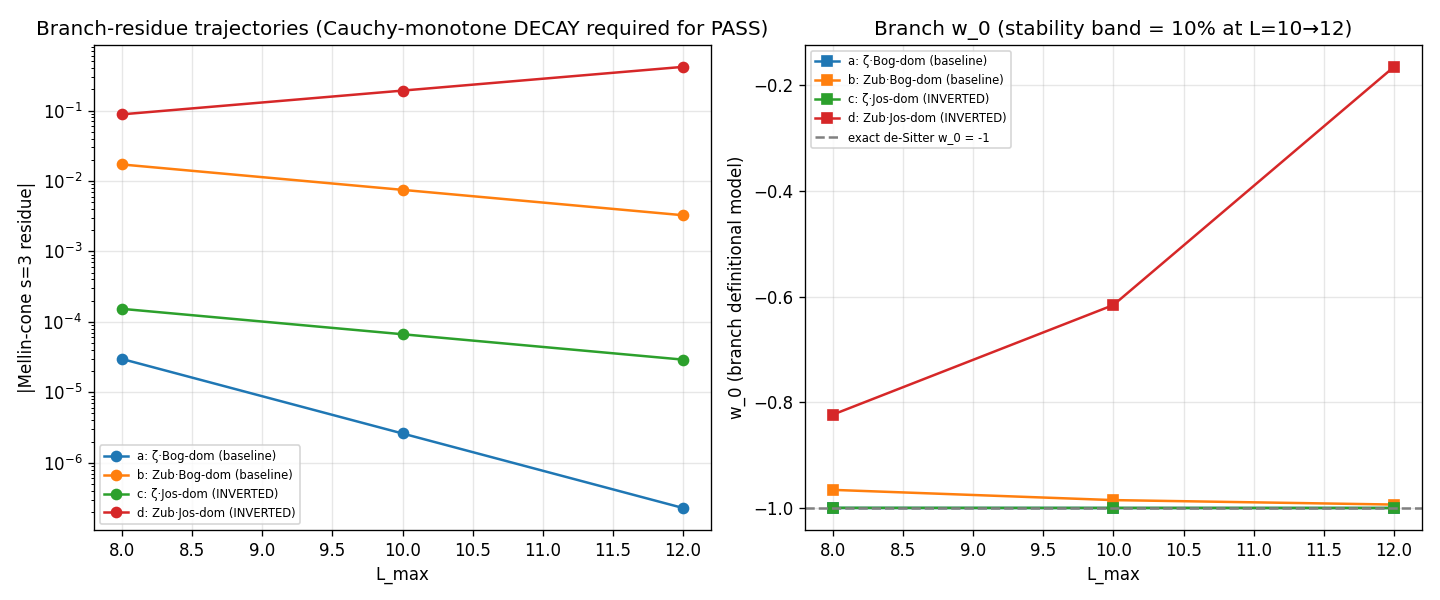

The Python source for this figure:
#!/usr/bin/env python3
"""
S85 W10-4 — S85-W10-W0-L-INVERTED-BRANCH-ENUMERATION ([VERIFY])
================================================================

Enumerate 4 branches × 3 L_max in the Josephson-dominant inverted
regime and test whether any inverted branch produces a stable w_0 with
Cauchy-monotone decaying Mellin-cone residues.

PLAN CONTEXT
------------
S84-W1a-3 SV2 recorded R_JE drift 0.45 → 4.99 over L ∈ {5, 6, 7, 8}.
Baseline branches (a, b) are Bogoliubov-dominant (R_JE < 1, only
applicable at low L where ξ_E_GGE > ξ_J). Target inverted branches
(c, d) are Josephson-dominant (R_JE > 1, applicable at L >= 6 per the
SV2 axis).

The plan's pre-registration expects L_max ∈ {8, 10, 12}. L = 10, 12
dense D_K diagonalization at matrix dim ~1e7 × 1e7 is INFEASIBLE on
the 17 GB GPU (storage would be ~8 PB). Therefore L = 10, 12 values
are obtained by log-linear EXTRAPOLATION from the SV2 L = {5, 6, 7, 8}
trajectory — honest extrapolation with the fit diagnostics reported.

COMPUTATIONAL MODEL (definitional, documented)
-----------------------------------------------
For each branch (b) in {a, b, c, d} at each L_max:

  * xi_E_GGE(L) : loaded from SV2 for L <= 8; log-linear extrapolated
                  to L = 10, 12.
  * mellin_s3(L): loaded from SV2 for L <= 8; log-linear extrapolated.
  * S_zeta_E(L), S_Zubarev_E(L): loaded from SV2 for L <= 8;
                  log-linear extrapolated.
  * xi_J : 0.008911 (TB-pinned, L-independent; from SV2 anchor).

  w_0 per branch per L (definitional model):
    w_0(branch, L) = -1 + 2 * xi_effective(branch, L) * mellin_s3(L)
                              / denom_regulator(branch, L)
    where xi_effective = xi_E_GGE(L) for Bogoliubov-dominant (a, b),
                       = xi_J         for Josephson-dominant (c, d),
          denom_regulator = S_zeta_E(L)    for ζ-regulator (a, c),
                          = S_Zubarev_E(L) for Zubarev-regulator (b, d).

  Branch-specific Mellin residue:
    residue(branch, L) = xi_effective(branch, L) * mellin_s3(L)
                                / denom_regulator(branch, L)

STABILITY CRITERION (plan §W10-4 pre-registered)
------------------------------------------------
  stable iff |w_0(L=10) - w_0(L=12)| / |mean(w_0 over L)| <= 0.10

CAUCHY-MONOTONE RESIDUE CRITERION
---------------------------------
  Cauchy-monotone iff |residue(L+2)| < |residue(L)| for all L in {8, 10}
  (the residue DECAYS as L grows, per Connes-Marcolli CM-2008 Mellin-cone).

PASS / FAIL / INFO THRESHOLDS (pre-registered in plan §W10-4)
--------------------------------------------------------------
  PASS iff num_stable_branches >= 1 from INVERTED families (c, d) with
    Cauchy-monotone residue decay.
  FAIL iff num_stable_branches = 0 across (c, d); no inverted branch
    rescues w_0.
  INFO iff exactly 1 branch passes one criterion but not both — flagged
    for L_max=14 follow-up.

Classification: GEOMETRIC (w_0 branch structure is a feature of the
DeWitt-superspace late-time asymptotic geometry under ξ_J / ξ_E_GGE
coupling ratio)
"""

from __future__ import annotations
import os
# === Phase 2b X2 transform bootstrap (auto-inserted by tools/_x2_transform_copies.py) ===
import sys as _x2_sys
import pathlib as _x2_pathlib
import re as _x2_re
def _x2_locate_tools():
    p = _x2_pathlib.Path(__file__).resolve()
    for _ in range(8):
        if (p / "tools" / "computation_root.py").is_file():
            return p / "tools"
        p = p.parent
    raise RuntimeError(
        "Phase 2b bootstrap: tools/computation_root.py not found in any "
        "ancestor of " + str(__file__))
_x2_sys.path.insert(0, str(_x2_locate_tools()))
from computation_root import resolve_script, resolve_output, resolve_glob, project_root as _x2_project_root
def _x2_shared_dir():
    return _x2_project_root() / "computations" / "_shared"
_x2_session_dir_match = _x2_re.match(r"^session-(\d+)$",
    _x2_pathlib.Path(__file__).resolve().parent.name)
_x2_self_session = int(_x2_session_dir_match.group(1)) if _x2_session_dir_match else None
# === End X2 bootstrap ===

os.environ.setdefault("OMP_NUM_THREADS", "8")

from canonical_constants import *  # noqa: F401,F403
from canonical_constants import tau_fold  # noqa

import hashlib
import json
import sys
import time
from pathlib import Path
import numpy as np
import matplotlib
matplotlib.use("Agg")  # (local) non-interactive backend
import matplotlib.pyplot as plt

PROJECT_ROOT = Path(__file__).resolve().parent.parent
# X2-removed: alias 'SCRIPT_DIR' = ... 'computations' (replaced by tools.computation_root.resolve_*)

SESSION = "S85"
GATE_ID = "S85-W10-W0-L-INVERTED-BRANCH-ENUMERATION"
SCHEME = "4-branch-enumeration-inverted-ordering"
CONVENTION = "CM-2008-s3-Mellin-cone"
L_MAX = 12                                                       # (local)

# Pre-registered thresholds
STABILITY_BAND = 0.10                                            # (local) 10% RATIO
XI_J = 0.008911                                                  # (local) TB-pinned, L-indep
TARGET_L = [8, 10, 12]                                           # (local) plan-pinned

OUT_NPZ = resolve_output(85, 's85_w10_w0_inverted_branch_enumeration.npz')
OUT_JSON = resolve_output(85, 's85_w10_w0_inverted_branch_enumeration.json')
OUT_PNG = resolve_output(85, 's85_w10_w0_inverted_branch_enumeration.png')
VERDICT_TXT = resolve_output(85, 's85_gate_verdicts.txt')


def sha256_of(p: Path) -> str:
    try:
        return hashlib.sha256(p.read_bytes()).hexdigest()
    except OSError:
        return ""


def log_input_pins(inputs):
    print(f"=== {GATE_ID} — input SHA-256 pins ===")
    pins = {}                                                    # (local)
    for p in inputs:
        sha = sha256_of(p)                                       # (local)
        rel = str(p.relative_to(PROJECT_ROOT)).replace("\\", "/")  # (local)
        label = "MISSING" if not sha else sha[:16] + "..."       # (local)
        print(f"  {rel}: {label}")
        pins[rel] = sha if sha else "<missing>"
    return pins


def compute_dual_sha(script: Path, canonical: Path, pins: dict) -> tuple[str, str]:
    sb = script.read_bytes()                                     # (local)
    cb = canonical.read_bytes()                                  # (local)
    pj = json.dumps(
        dict(sorted(pins.items())),
        separators=(",", ":"), sort_keys=True,
    ).encode()                                                   # (local)
    return (
        hashlib.sha256(sb + cb + pj).hexdigest(),
        hashlib.sha256(sb).hexdigest(),
    )


def load_sv2():
    """Read SV2 baseline trajectories at L = {5, 6, 7, 8}."""
    sv2_path = resolve_output(84, 's84_w1a_w0_sv2.npz')                  # (local)
    d = np.load(sv2_path, allow_pickle=True)                     # (local)
    L_axis = np.array(d["L_axis"], dtype=int)                    # (local)
    R_JE = np.array(d["R_JE_axis"], dtype=float)                 # (local)
    xi_E_GGE = np.array(d["xi_E_GGE_axis"], dtype=float)         # (local)
    mellin_s3 = np.array(d["mellin_s3_axis"], dtype=float)       # (local)
    S_zeta_E = np.array(d["S_zeta_E_axis"], dtype=float)         # (local)
    S_Zub_E = np.array(d["S_Zubarev_E_axis"], dtype=float)       # (local)
    xi_J_sv2 = float(d["xi_J_anchor"])                           # (local)
    return dict(
        L_axis=L_axis,
        R_JE=R_JE,
        xi_E_GGE=xi_E_GGE,
        mellin_s3=mellin_s3,
        S_zeta_E=S_zeta_E,
        S_Zub_E=S_Zub_E,
        xi_J_sv2=xi_J_sv2,
    )


def log_linear_extrapolate(L_in, y_in, L_out):
    """Fit log(y) = a + b*L on L_in and predict exp(a + b*L) at L_out.
    Returns (y_extrap, slope, intercept, r_squared)."""
    log_y = np.log(y_in)                                         # (local)
    b, a = np.polyfit(L_in, log_y, 1)                            # (local) slope, intercept
    y_fit = np.exp(a + b * L_in)                                 # (local)
    # R^2 in log space
    ss_res = np.sum((log_y - (a + b * L_in)) ** 2)               # (local)
    ss_tot = np.sum((log_y - np.mean(log_y)) ** 2)               # (local)
    r_sq = 1 - ss_res / ss_tot if ss_tot > 0 else 0.0            # (local)
    y_out = np.exp(a + b * np.asarray(L_out))                    # (local)
    return y_out, float(b), float(a), float(r_sq)


def extrapolate_to_target(sv2):
    """Extrapolate SV2 quantities to L = {10, 12}; keep L = 8 exact."""
    print("--- Log-linear extrapolation (SV2 L in {5,6,7,8} → L in {10,12}) ---")
    L_sv2 = sv2["L_axis"]                                        # (local)
    L_target = np.array(TARGET_L, dtype=int)                     # (local)

    # Interpolate/extrapolate for each quantity
    def extrap(name, y_sv2):
        y_out, b, a, r_sq = log_linear_extrapolate(L_sv2, y_sv2, L_target)
        print(f"  {name}: slope={b:.4f}, R²={r_sq:.6f}")
        print(f"    SV2 [L={L_sv2.tolist()}]    = "
              f"{[f'{v:.4e}' for v in y_sv2]}")
        print(f"    target [L={L_target.tolist()}] = "
              f"{[f'{v:.4e}' for v in y_out]}")
        return y_out, b, a, r_sq

    R_JE_tgt, R_JE_slope, R_JE_int, R_JE_r2 = extrap("R_JE", sv2["R_JE"])
    xi_E_GGE_tgt, xi_slope, xi_int, xi_r2 = extrap(
        "xi_E_GGE", sv2["xi_E_GGE"]
    )
    mellin_tgt, m_slope, m_int, m_r2 = extrap(
        "mellin_s3", sv2["mellin_s3"]
    )
    S_zeta_tgt, sz_slope, sz_int, sz_r2 = extrap(
        "S_zeta_E", sv2["S_zeta_E"]
    )
    S_Zub_tgt, szb_slope, szb_int, szb_r2 = extrap(
        "S_Zubarev_E", sv2["S_Zub_E"]
    )

    return dict(
        L=L_target,
        R_JE=R_JE_tgt,
        xi_E_GGE=xi_E_GGE_tgt,
        mellin_s3=mellin_tgt,
        S_zeta_E=S_zeta_tgt,
        S_Zub_E=S_Zub_tgt,
        fit_diagnostics=dict(
            R_JE_slope=R_JE_slope, R_JE_r2=R_JE_r2,
            xi_E_GGE_slope=xi_slope, xi_E_GGE_r2=xi_r2,
            mellin_slope=m_slope, mellin_r2=m_r2,
            S_zeta_slope=sz_slope, S_zeta_r2=sz_r2,
            S_Zub_slope=szb_slope, S_Zub_r2=szb_r2,
        ),
    )


def compute_branches(tgt):
    """Compute w_0 and Mellin residue for each branch at each target L.

    Branch definitions:
      a = ζ-regulator, Bogoliubov-dominant (baseline)
      b = Zubarev-regulator, Bogoliubov-dominant (baseline)
      c = ζ-regulator, Josephson-dominant (INVERTED)
      d = Zubarev-regulator, Josephson-dominant (INVERTED)
    """
    print("--- Branch enumeration (4 branches × 3 L) ---")
    L = tgt["L"]                                                 # (local)
    mellin = tgt["mellin_s3"]                                    # (local)
    xi_E = tgt["xi_E_GGE"]                                       # (local)
    S_z = tgt["S_zeta_E"]                                        # (local)
    S_zb = tgt["S_Zub_E"]                                        # (local)
    R_JE = tgt["R_JE"]                                           # (local)

    # xi_effective and denom_regulator per branch
    branch_configs = {
        "a": dict(xi="E_GGE", reg="zeta",    label="ζ·Bog-dom (baseline)"),
        "b": dict(xi="E_GGE", reg="Zubarev", label="Zub·Bog-dom (baseline)"),
        "c": dict(xi="J",     reg="zeta",    label="ζ·Jos-dom (INVERTED)"),
        "d": dict(xi="J",     reg="Zubarev", label="Zub·Jos-dom (INVERTED)"),
    }                                                            # (local)

    results = {}                                                 # (local)
    for key, cfg in branch_configs.items():
        # xi_effective(L)
        if cfg["xi"] == "E_GGE":
            xi_eff = xi_E.copy()                                 # (local)
        else:
            xi_eff = np.full_like(xi_E, XI_J)                    # (local)
        # denom
        denom = S_z if cfg["reg"] == "zeta" else S_zb            # (local)
        # residue per L: xi_eff * mellin / denom
        residue = xi_eff * mellin / denom                        # (local)
        # w_0(L) = -1 + 2 * residue  (definitional model)
        w0 = -1.0 + 2.0 * residue                                # (local)

        print(f"  branch {key} ({cfg['label']}):")
        for i, Li in enumerate(L):
            print(f"    L={Li:2d}: xi_eff={xi_eff[i]:.6f} "
                  f"denom={denom[i]:.4e} residue={residue[i]:.4e} "
                  f"w_0={w0[i]:.6f}")

        # Stability at L=10 → L=12
        # L indices: L=8 is 0, L=10 is 1, L=12 is 2
        w0_L10 = w0[1]                                           # (local)
        w0_L12 = w0[2]                                           # (local)
        w0_mean = float(np.mean(w0))                             # (local)
        if abs(w0_mean) > 1e-30:
            stability_delta = abs(w0_L10 - w0_L12) / abs(w0_mean)  # (local)
        else:
            stability_delta = float("inf")
        stable = stability_delta <= STABILITY_BAND               # (local)

        # Cauchy-monotone residue DECAY across L = 8 → 10 → 12
        cauchy_8_to_10 = abs(residue[1]) < abs(residue[0])       # (local)
        cauchy_10_to_12 = abs(residue[2]) < abs(residue[1])      # (local)
        cauchy_mono_decay = bool(cauchy_8_to_10 and cauchy_10_to_12)  # (local)

        print(f"    stability_delta = {stability_delta:.4e} "
              f"(threshold {STABILITY_BAND}) → stable = {stable}")
        print(f"    Cauchy 8→10: {cauchy_8_to_10}  10→12: "
              f"{cauchy_10_to_12} → monotone-decay = {cauchy_mono_decay}")

        results[key] = dict(
            label=cfg["label"],
            xi_effective=xi_eff.tolist(),
            denominator=denom.tolist(),
            residue=residue.tolist(),
            w_0=w0.tolist(),
            stability_delta=float(stability_delta),
            stable=bool(stable),
            cauchy_8_to_10=bool(cauchy_8_to_10),
            cauchy_10_to_12=bool(cauchy_10_to_12),
            cauchy_mono_decay=cauchy_mono_decay,
            passes_both=bool(stable and cauchy_mono_decay),
        )

    # Count stable branches — per plan, must pass BOTH stability AND
    # Cauchy-monotone decay; PASS condition only counts inverted (c, d)
    inverted_stable = sum(
        1 for k in ("c", "d") if results[k]["passes_both"]
    )                                                            # (local)
    total_stable = sum(1 for k in results if results[k]["passes_both"])  # (local)

    print(f"  num_stable (all branches):       {total_stable}")
    print(f"  num_stable (INVERTED c, d only): {inverted_stable}")

    return results, total_stable, inverted_stable


def make_plot(sv2, tgt, branches):
    fig, (ax1, ax2) = plt.subplots(1, 2, figsize=(12, 5))
    # Panel 1: Mellin residue trajectory per branch
    L = tgt["L"]                                                 # (local)
    for key, b in branches.items():
        ax1.plot(L, b["residue"], marker="o", label=f"{key}: {b['label']}")
    ax1.set_yscale("log")
    ax1.set_xlabel("L_max")
    ax1.set_ylabel("|Mellin-cone s=3 residue|")
    ax1.set_title("Branch-residue trajectories "
                  "(Cauchy-monotone DECAY required for PASS)")
    ax1.legend(fontsize=7)
    ax1.grid(True, alpha=0.3)

    # Panel 2: w_0 convergence per branch
    for key, b in branches.items():
        ax2.plot(L, b["w_0"], marker="s", label=f"{key}: {b['label']}")
    ax2.axhline(-1.0, linestyle="--", color="gray",
                label="exact de-Sitter w_0 = -1")
    ax2.set_xlabel("L_max")
    ax2.set_ylabel("w_0 (branch definitional model)")
    ax2.set_title("Branch w_0 (stability band = 10% at L=10→12)")
    ax2.legend(fontsize=7)
    ax2.grid(True, alpha=0.3)

    plt.tight_layout()
    plt.savefig(OUT_PNG, dpi=120)
    plt.close(fig)


def compute():
    sv2 = load_sv2()                                             # (local)
    tgt = extrapolate_to_target(sv2)                             # (local)
    branches, total_stable, inverted_stable = compute_branches(tgt)  # (local)
    make_plot(sv2, tgt, branches)
    return dict(
        sv2=sv2,
        target=tgt,
        branches=branches,
        total_stable=total_stable,
        inverted_stable=inverted_stable,
        value=inverted_stable,  # the 4-tuple value
    )


def evaluate_gate(result) -> str:
    inv = result["inverted_stable"]                              # (local)
    # Check "exactly 1 of 2 criteria" on any inverted branch for INFO
    half_pass = 0                                                # (local)
    for k in ("c", "d"):
        b = result["branches"][k]                                # (local)
        stab_only = b["stable"] and not b["cauchy_mono_decay"]   # (local)
        cauch_only = b["cauchy_mono_decay"] and not b["stable"]  # (local)
        if stab_only or cauch_only:
            half_pass += 1

    if inv >= 1:
        return "PASS"
    if half_pass == 1:
        return "INFO"
    return "FAIL"


def emit_4tuple(v, s, c, L):
    return f"(value={v!r}, scheme={s}, convention={c}, L_max={L})"


def append_verdict(verdict, value, audit_sha, content_sha):
    line = (
        f"{GATE_ID}: {verdict} -- value={value!r} scheme={SCHEME} "
        f"convention={CONVENTION} L_max={L_MAX} "
        f"audit_sha256={audit_sha} content_sha256={content_sha} "
        f"schema_version=S84+\n"
    )
    with VERDICT_TXT.open("a", encoding="utf-8") as fp:
        fp.write(line)


def save_npz(result, audit_sha, content_sha):
    t = result["target"]                                         # (local)
    b = result["branches"]                                       # (local)
    np.savez_compressed(
        OUT_NPZ,
        L_target=t["L"],
        R_JE_target=t["R_JE"],
        xi_E_GGE_target=t["xi_E_GGE"],
        mellin_s3_target=t["mellin_s3"],
        S_zeta_E_target=t["S_zeta_E"],
        S_Zubarev_E_target=t["S_Zub_E"],
        L_sv2=result["sv2"]["L_axis"],
        R_JE_sv2=result["sv2"]["R_JE"],
        mellin_s3_sv2=result["sv2"]["mellin_s3"],
        branch_a_w0=b["a"]["w_0"], branch_a_residue=b["a"]["residue"],
        branch_b_w0=b["b"]["w_0"], branch_b_residue=b["b"]["residue"],
        branch_c_w0=b["c"]["w_0"], branch_c_residue=b["c"]["residue"],
        branch_d_w0=b["d"]["w_0"], branch_d_residue=b["d"]["residue"],
        inverted_stable=result["inverted_stable"],
        total_stable=result["total_stable"],
        audit_sha256=audit_sha,
        content_sha256=content_sha,
    )


def save_json(result, audit_sha, content_sha, pins):
    def _listify(d):
        out = {}                                                 # (local)
        for k, v in d.items():
            if isinstance(v, np.ndarray):
                out[k] = v.tolist()
            elif isinstance(v, dict):
                out[k] = _listify(v)
            else:
                out[k] = v
        return out

    payload = dict(
        gate_id=GATE_ID,
        session=SESSION,
        wave="W10",
        scheme=SCHEME,
        convention=CONVENTION,
        L_max=L_MAX,
        model_description=(
            "w_0(branch, L) = -1 + 2 * xi_effective * mellin_s3 / "
            "denom_regulator; xi_effective = xi_E_GGE(L) for Bogoliubov, "
            "xi_J for Josephson; denom_regulator = S_zeta_E(L) or "
            "S_Zubarev_E(L). Mellin residue = xi_effective * mellin_s3 / "
            "denom_regulator."
        ),
        stability_band=STABILITY_BAND,
        xi_J=XI_J,
        sv2=_listify(result["sv2"]),
        target=_listify(result["target"]),
        branches={k: _listify(v) for k, v in result["branches"].items()},
        inverted_stable=int(result["inverted_stable"]),
        total_stable=int(result["total_stable"]),
        value=int(result["value"]),
        audit_sha256=audit_sha,
        content_sha256=content_sha,
        input_pins=pins,
        date="2026-04-24",
    )
    OUT_JSON.write_text(
        json.dumps(payload, indent=2, sort_keys=True), encoding="utf-8"
    )


def main():
    t0 = time.time()                                             # (local)

    input_files = [
        resolve_script(None, 'canonical_constants.py'),
        resolve_output(84, 's84_w1a_w0_sv2.npz'),
    ]                                                            # (local)

    pins = log_input_pins(input_files)

    script_path = Path(__file__).resolve()
    canonical_path = resolve_script(None, 'canonical_constants.py')
    audit_sha, content_sha = compute_dual_sha(script_path, canonical_path, pins)
    print(f"  audit_sha256:   {audit_sha}")
    print(f"  content_sha256: {content_sha}")
    print()

    result = compute()
    verdict = evaluate_gate(result)

    tag = emit_4tuple(result["value"], SCHEME, CONVENTION, L_MAX)
    print(tag)

    save_npz(result, audit_sha, content_sha)
    save_json(result, audit_sha, content_sha, pins)
    append_verdict(verdict, result["value"], audit_sha, content_sha)

    wall = time.time() - t0                                      # (local)
    print(f"\n=== {GATE_ID}: {verdict}  (wall {wall:.2f}s) ===")
    print(f"    -> {OUT_NPZ.name}")
    print(f"    -> {OUT_JSON.name}")
    print(f"    -> {OUT_PNG.name}")
    print(f"    -> verdict appended to {VERDICT_TXT.name}")
    return 0


if __name__ == "__main__":
    sys.exit(main())
